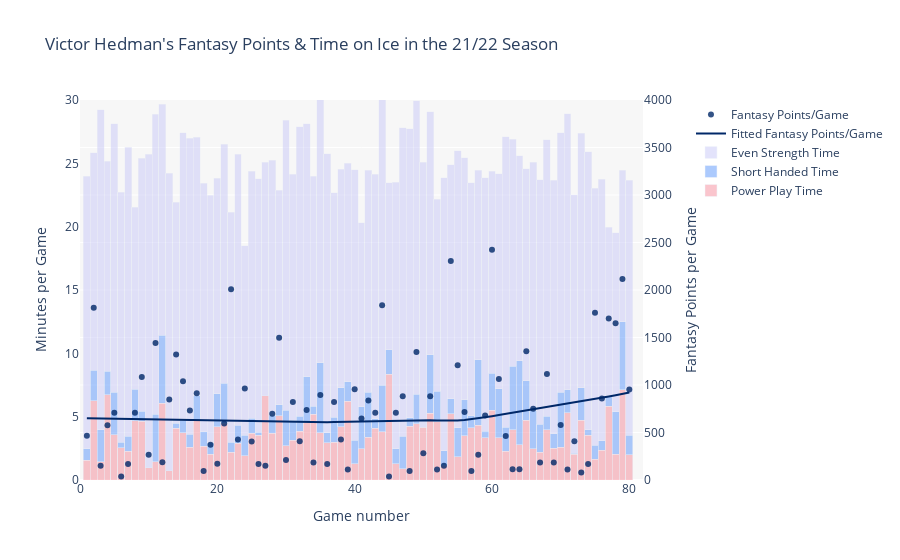

The notebook cell this image was saved under:
### Markdown cell above
<br>
<br>
<br>

## Stacked bar chart

### Code cell
# ===== Stacked bar chart by time on ice & fantasy points ======

fig = make_subplots(specs=[[{"secondary_y": True}]])

## Bar charts of time on ice
fig.add_trace(
    go.Bar(
        name="Power Play Time",
        x=reactive_df['teamGameOrder'],
        y=reactive_df['powerPlayTimeOnIce'],
        offsetgroup=0,
        opacity=0.5,
        marker=dict(color='#f58c9b')
    ))

fig.add_trace(
    go.Bar(
        name="Short Handed Time",
        x=reactive_df['teamGameOrder'],
        y=reactive_df['shortHandedTimeOnIce'],
        offsetgroup=0,
        opacity=0.5,
        marker=dict(color='#5b96fc')
    ))

fig.add_trace(
    go.Bar(
        name="Even Strength Time",
        x=reactive_df['teamGameOrder'],
        y=reactive_df['evenTimeOnIce'],
        offsetgroup=0,
        opacity=0.5,
        marker=dict(color='#c8c8f7')
    ))


## Scatter chart of fantasy points
fig.add_trace(
    go.Scatter(x=reactive_df['teamGameOrder'], 
               y=sm.nonparametric.lowess(reactive_df['fantasyPoints'], reactive_df['teamGameOrder'])[:, 1], # lowess fit line
               name="Fitted Fantasy Points/Game", 
               line_color=color,
               marker=dict(color = [team_colors.get(id) for id in list(reactive_df['teamID'])])
    ),
    secondary_y=True)

fig.add_trace(
    go.Scatter(x = reactive_df['teamGameOrder'], 
               y = reactive_df['fantasyPoints'],
               name="Fantasy Points/Game", 
               mode="markers",
               marker=dict(color = [team_colors.get(id) for id in list(reactive_df['teamID'])]),
               opacity = .8,
            #    hovertemplate = f"{:.0} points scored on game {reactive_df['teamGameOrder']}".format(x),
    ),
    secondary_y=True)


## Set axes titles
fig.update_yaxes(title_text="Minutes per Game", 
                 secondary_y=False, 
                 range=[0, 30], 
                 showgrid=False 
                 )
fig.update_yaxes(title_text="Fantasy Points per Game", 
                 secondary_y=True, 
                 range=[0, 4000],
                 dtick = 500
                 )
fig.update_xaxes(title_text="Game number", range=[0, 82])

fig.update_layout(bargap=0, 
                  barmode="stack",
                  plot_bgcolor='#f7f7f7',
                  paper_bgcolor='rgba(0,0,0,0)',
                  title=f"{player_name}'s Fantasy Points & Time on Ice",
                  )
fig.update_traces(
    marker=dict(size=6, 
                line=dict(width=0),
                ),
    selector=dict(mode="markers"),
)
    
fig.show();

### Figure 1 — Plotly figure (JSON) as saved in the notebook; plotly's stock layout.template omitted (floating-point values rounded to 4 significant figures)
{"data": [{"marker": {"color": "#f58c9b"}, "name": "Power Play Time", "offsetgroup": "0", "opacity": 0.5, "type": "bar", "x": [1, 2, 3, 4, 5, 6, 7, 8, 9, 10, 11, 12, 13, 14, 15, 16, 17, 18, 19, 20, 21, 22, 23, 24, 25, 26, 27, 28, 29, 30, 31, 32, 33, 34, 35, 36, 37, 38, 39, 40, 41, 42, 43, 44, 45, 46, 47, 48, 49, 50, 51, 52, 53, 54, 55, 56, 57, 58, 59, 60, 61, 62, 63, 64, 65, 66, 67, 68, 69, 70, 71, 72, 73, 74, 75, 76, 77, 78, 79, 80], "y": [1.55, 6.267, 1.433, 6.75, 3.567, 2.55, 2.283, 4.683, 4.65, 0.9667, 1.433, 6.067, 0.7167, 4.067, 3.717, 2.583, 4.667, 2.683, 2.033, 4.217, 4.483, 2.183, 2.917, 1.9, 3.7, 3.55, 6.633, 3.7, 5.067, 2.717, 3.15, 3.833, 4.533, 5.183, 3.733, 2.933, 3, 4.217, 6.233, 1.283, 2.467, 3.383, 4.067, 3.817, 8.333, 1.267, 0.9, 4.233, 4.45, 4.15, 5.267, 4.617, 1.133, 5.233, 1.817, 3.5, 4.133, 4.317, 3.35, 5.517, 3.35, 2.267, 3.95, 2.783, 4.733, 2.483, 2.2, 3.967, 2.5, 2.567, 5.317, 2.033, 4.717, 3.533, 1.633, 2.367, 5.833, 2.05, 7.117, 2]}, {"marker": {"color": "#5b96fc"}, "name": "Short Handed Time", "offsetgroup": "0", "opacity": 0.5, "type": "bar", "x": [1, 2, 3, 4, 5, 6, 7, 8, 9, 10, 11, 12, 13, 14, 15, 16, 17, 18, 19, 20, 21, 22, 23, 24, 25, 26, 27, 28, 29, 30, 31, 32, 33, 34, 35, 36, 37, 38, 39, 40, 41, 42, 43, 44, 45, 46, 47, 48, 49, 50, 51, 52, 53, 54, 55, 56, 57, 58, 59, 60, 61, 62, 63, 64, 65, 66, 67, 68, 69, 70, 71, 72, 73, 74, 75, 76, 77, 78, 79, 80], "y": [0.9167, 2.417, 2.533, 1.833, 3.367, 0.45, 1.167, 2.5, 0.7833, 0, 3.75, 5.35, 0, 0.4, 0.95, 1.033, 1.983, 1.117, 0.9167, 2.6, 3.167, 0.8167, 1.417, 1.617, 1.167, 0.2333, 0, 1.417, 0.8833, 2.783, 1.55, 1.183, 3.633, 0.6333, 5.533, 0.8, 1.967, 3.067, 1.517, 1.867, 3.317, 3.533, 0.75, 3.667, 1.933, 1.183, 2.567, 0.6667, 2.333, 0, 4.633, 2.383, 1.167, 1.183, 2.317, 2.85, 0.95, 5.167, 0.4833, 2.9, 3.867, 1.883, 5.05, 6.633, 3.083, 2.983, 2.183, 1.05, 1.15, 4.35, 1.8, 0.06667, 2.583, 0.4167, 1.117, 0.7167, 0.8333, 3.333, 5.367, 1.533]}, {"marker": {"color": "#c8c8f7"}, "name": "Even Strength Time", "offsetgroup": "0", "opacity": 0.5, "type": "bar", "x": [1, 2, 3, 4, 5, 6, 7, 8, 9, 10, 11, 12, 13, 14, 15, 16, 17, 18, 19, 20, 21, 22, 23, 24, 25, 26, 27, 28, 29, 30, 31, 32, 33, 34, 35, 36, 37, 38, 39, 40, 41, 42, 43, 44, 45, 46, 47, 48, 49, 50, 51, 52, 53, 54, 55, 56, 57, 58, 59, 60, 61, 62, 63, 64, 65, 66, 67, 68, 69, 70, 71, 72, 73, 74, 75, 76, 77, 78, 79, 80], "y": [21.53, 17.17, 25.28, 16.57, 21.2, 19.72, 22.83, 14.33, 19.95, 24.75, 23.7, 18.25, 23.48, 17.47, 22.75, 23.35, 20.4, 19.62, 19.52, 17, 18.85, 18.13, 21.38, 14.97, 19.52, 20, 18.47, 20.12, 16.93, 22.92, 19.43, 22.87, 19.95, 18.15, 24.18, 22.02, 17.7, 17.23, 17.25, 21.35, 14.52, 17.53, 19.33, 24.82, 13.2, 21.07, 24.35, 22.83, 23.17, 20.92, 19.18, 15.18, 21.55, 18.47, 21.85, 19.08, 18.37, 14.97, 20.03, 15.97, 16.97, 22.95, 17.9, 16.18, 16.75, 19.62, 19.32, 21.83, 20, 20.52, 21.78, 20.43, 20.07, 21.95, 20.3, 20.65, 13.3, 14.15, 11.97, 20.12]}, {"line": {"color": "#002868"}, "marker": {"color": ["#002868", "#002868", "#002868", "#002868", "#002868", "#002868", "#002868", "#002868", "#002868", "#002868", "#002868", "#002868", "#002868", "#002868", "#002868", "#002868", "#002868", "#002868", "#002868", "#002868", "#002868", "#002868", "#002868", "#002868", "#002868", "#002868", "#002868", "#002868", "#002868", "#002868", "#002868", "#002868", "#002868", "#002868", "#002868", "#002868", "#002868", "#002868", "#002868", "#002868", "#002868", "#002868", "#002868", "#002868", "#002868", "#002868", "#002868", "#002868", "#002868", "#002868", "#002868", "#002868", "#002868", "#002868", "#002868", "#002868", "#002868", "#002868", "#002868", "#002868", "#002868", "#002868", "#002868", "#002868", "#002868", "#002868", "#002868", "#002868", "#002868", "#002868", "#002868", "#002868", "#002868", "#002868", "#002868", "#002868", "#002868", "#002868", "#002868", "#002868"]}, "name": "Fitted Fantasy Points/Game", "type": "scatter", "x": [1, 2, 3, 4, 5, 6, 7, 8, 9, 10, 11, 12, 13, 14, 15, 16, 17, 18, 19, 20, 21, 22, 23, 24, 25, 26, 27, 28, 29, 30, 31, 32, 33, 34, 35, 36, 37, 38, 39, 40, 41, 42, 43, 44, 45, 46, 47, 48, 49, 50, 51, 52, 53, 54, 55, 56, 57, 58, 59, 60, 61, 62, 63, 64, 65, 66, 67, 68, 69, 70, 71, 72, 73, 74, 75, 76, 77, 78, 79, 80], "xaxis": "x", "y": [651.1, 649.9, 648.5, 647.1, 645.6, 644.1, 642.5, 640.8, 639.1, 637.4, 635.7, 634.0, 632.4, 630.8, 629.4, 628.1, 626.9, 625.8, 624.9, 624.0, 623.2, 622.6, 622.0, 621.4, 620.8, 619.8, 618.0, 617.1, 615.7, 613.9, 612.2, 610.6, 609.5, 608.8, 608.6, 608.9, 609.8, 611.3, 613.2, 615.3, 617.3, 619.3, 621.1, 622.8, 624.6, 626.4, 628.0, 629.2, 629.7, 629.4, 628.2, 626.7, 625.3, 624.6, 625.8, 631.3, 639.6, 649.5, 660.3, 671.6, 683.2, 695.0, 706.9, 718.8, 730.7, 742.6, 754.5, 766.4, 778.4, 790.3, 802.4, 814.4, 826.7, 839.1, 851.7, 864.6, 877.9, 891.6, 905.7, 920.3], "yaxis": "y2"}, {"marker": {"color": ["#002868", "#002868", "#002868", "#002868", "#002868", "#002868", "#002868", "#002868", "#002868", "#002868", "#002868", "#002868", "#002868", "#002868", "#002868", "#002868", "#002868", "#002868", "#002868", "#002868", "#002868", "#002868", "#002868", "#002868", "#002868", "#002868", "#002868", "#002868", "#002868", "#002868", "#002868", "#002868", "#002868", "#002868", "#002868", "#002868", "#002868", "#002868", "#002868", "#002868", "#002868", "#002868", "#002868", "#002868", "#002868", "#002868", "#002868", "#002868", "#002868", "#002868", "#002868", "#002868", "#002868", "#002868", "#002868", "#002868", "#002868", "#002868", "#002868", "#002868", "#002868", "#002868", "#002868", "#002868", "#002868", "#002868", "#002868", "#002868", "#002868", "#002868", "#002868", "#002868", "#002868", "#002868", "#002868", "#002868", "#002868", "#002868", "#002868", "#002868"], "line": {"width": 0}, "size": 6}, "mode": "markers", "name": "Fantasy Points/Game", "opacity": 0.8, "type": "scatter", "x": [1, 2, 3, 4, 5, 6, 7, 8, 9, 10, 11, 12, 13, 14, 15, 16, 17, 18, 19, 20, 21, 22, 23, 24, 25, 26, 27, 28, 29, 30, 31, 32, 33, 34, 35, 36, 37, 38, 39, 40, 41, 42, 43, 44, 45, 46, 47, 48, 49, 50, 51, 52, 53, 54, 55, 56, 57, 58, 59, 60, 61, 62, 63, 64, 65, 66, 67, 68, 69, 70, 71, 72, 73, 74, 75, 76, 77, 78, 79, 80], "xaxis": "x", "y": [466, 1814, 151, 577, 708, 37, 168, 707, 1083, 265, 1442, 188, 848, 1321, 1039, 731, 912, 94, 372, 171, 594, 2007, 426, 962, 406, 168, 151, 697, 1498, 211, 821, 409, 738, 185, 895, 168, 821, 426, 111, 955, 647, 838, 707, 1839, 37, 707, 881, 94, 1347, 282, 881, 111, 151, 2306, 1209, 717, 94, 265, 680, 2423, 1063, 463, 114, 114, 1354, 751, 185, 1116, 185, 580, 111, 409, 80, 168, 1760, 858, 1699, 1649, 2115, 952], "yaxis": "y2"}], "layout": {"bargap": 0, "barmode": "stack", "paper_bgcolor": "rgba(0,0,0,0)", "plot_bgcolor": "#f7f7f7", "title": {"text": "Victor Hedman's Fantasy Points & Time on Ice in the 21/22 Season"}, "xaxis": {"anchor": "y", "domain": [0, 0.94], "range": [0, 82], "title": {"text": "Game number"}}, "yaxis": {"anchor": "x", "domain": [0, 1], "range": [0, 30], "showgrid": false, "title": {"text": "Minutes per Game"}}, "yaxis2": {"anchor": "x", "dtick": 500, "overlaying": "y", "range": [0, 4000], "side": "right", "title": {"text": "Fantasy Points per Game"}}}}
